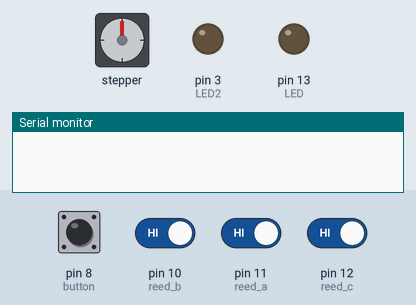
A sketch run on a simulated Arduino Uno, built with avr-gcc and run on an emulated ATmega328P. On the bench: stepper motor, output pins drawn as LEDs (lit = HIGH), the last lines printed to the serial monitor. Wiring (inferred from the names in the program): stepper motor (2048 steps per turn assumed): coils pin 4, pin 5, pin 6, pin 7. Dashed ring = blinking. Inputs (shaded band) come from the test bench; at power-on: pin 10 (reed_b), pin 11 (reed_a), pin 12 (reed_c) HIGH, pin 8 (button) LOW. Pins used as bus, display or sensor lines are not drawn.

Above: at 1.2 s.
1.3 s: pin 11 (reed_a) driven LOW
At 1.7 s:
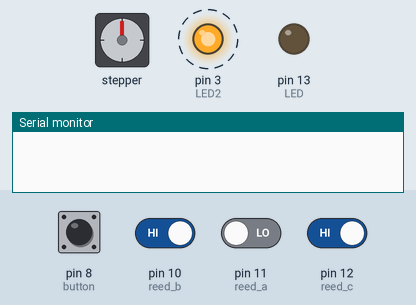
4.3 s: pin 8 (button) pulled HIGH for 0.15 s
At 6.2 s:
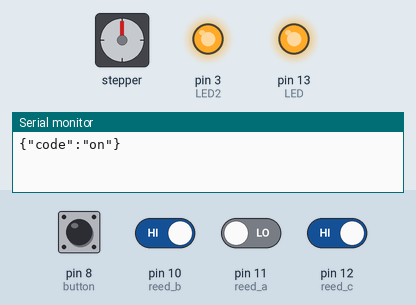
10.4 s: pin 10 (reed_b) driven LOW
13.4 s: pin 8 (button) pulled HIGH for 1 s
At 17.3 s:
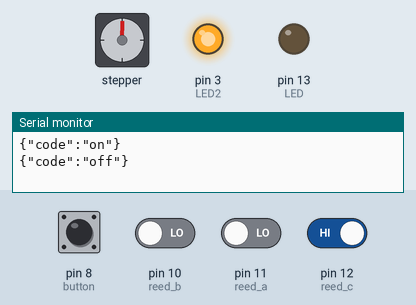
17.4 s: pin 12 (reed_c) driven LOW
Timing chart, 0 to 41.3 s (numbered marks = the images above; inputs shaded):
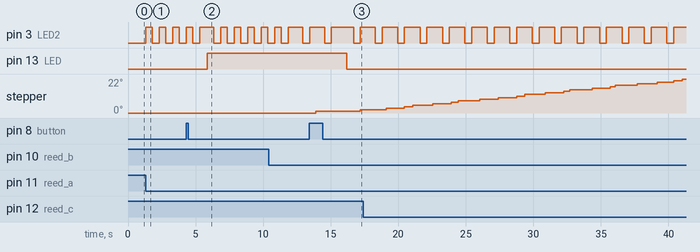

Measured:
- after the input at 1.3 s, pin 3 (LED2): alternates HIGH for 0.50 s and LOW for 0.50 s, starting at once
- after the input at 4.3 s, pin 13 (LED): LOW → HIGH after 1.6 s
- after the input at 13.4 s, pin 13 (LED): HIGH → LOW after 2.8 s

The sketch:

ReedMotor.ino
```cpp
//Test 1
const int LED = 13;
const int LED2 = 3;
const int button = 8; //ボタンが接続されているピン
const int reed_a = 11; //リードセンサーが接続されているピン
const int reed_b = 10; //リードセンサーが接続されているピン
const int reed_c = 12; //リードセンサーが接続されているピン
int blink_time_a = 0;
int blink_time_b = 0;
int blink_time_c = 0;


int val = 0; //入力ピンの情報がここに格納される
int reed_val_a = 0; //入力ピンの情報がここに格納される
int reed_val_b = 0; //入力ピンの情報がここに格納される
int reed_val_c = 0; //入力ピンの情報がここに格納される
int old_val = 0; //以前のvalの値を保存しておく
int state = 0; //LEDの状態（０でオフ、１でオン）
char trans[20]; // 数字（文字列）の送信用配列
char recv[10]; // 数字（文字列）の受信用配列

int pinP1 = 4; // DIGITALの4番    : WHITE
int pinP2 = 5; // DIGITALの5番    : RED
int pinP1B = 6; // DIGITALの6番   : YELLOW
int pinP2B = 7; // DIGITALの7番   : GREEN
int count = 0; //回転のカウント

void setup()
{
  pinMode(LED, OUTPUT); //arduinoの出力がLEDだと定義
  pinMode(LED2, OUTPUT); //arduinoの出力がLED2だと定義
  pinMode(button, INPUT); //buttonは入力として設定
  pinMode(reed_a, INPUT); //reedは入力として設定
  pinMode(reed_b, INPUT); //reedは入力として設定
  pinMode(reed_c, INPUT); //reedは入力として設定
  pinMode(pinP1, OUTPUT); // 出力に設定
  pinMode(pinP2, OUTPUT); // 出力に設定
  pinMode(pinP1B, OUTPUT); // 出力に設定
  pinMode(pinP2B, OUTPUT); // 出力に設定
  // シリアル通信速度
  Serial.begin(9600);
}

void loop()
{
  val = digitalRead(button); //入力を読み取り、valに格納
  reed_val_a = digitalRead(reed_a); //入力を読み取り、valに格納
  reed_val_b = digitalRead(reed_b); //入力を読み取り、valに格納
  reed_val_c = digitalRead(reed_c); //入力を読み取り、valに格納

  if(reed_val_a == LOW){
    digitalWrite(LED2, HIGH);
    //Serial.print("ok");
    delay(500);
    digitalWrite(LED2, LOW);
    delay(500);
    digitalWrite(LED2, HIGH);
  }
  if(reed_val_a == HIGH){
   digitalWrite(LED2, LOW);
  }

  if(reed_val_b == LOW){
   //Stepping motor
   if(blink_time_b < 50){
   step2(150);  // 15ミリごと
   blink_time_b++;
   }
  }

  if(reed_val_c == LOW){
   //Stepping motor
   if(blink_time_c < 100){
   step2(15);  // 15ミリごと
   blink_time_c++;
   }
  }

  //入力がHighか否か、スイッチが押されるたびに一度だけ実行される
  if ((val == HIGH) && (old_val == LOW)){
  state = 1 - state;
  //ON
  if(state == 1){
  //Serial.print("ON");
  //Serial.println("");
  //シリアル送信のjsonデータ生成
         memset(trans, 0, 20);
         char *json = &trans[0];
         char *message = "\"on\"";
         sprintf(json, "{\"code\":%s}",message);
         Serial.println(json);
         delay(50);
  }
  //OFF
  if(state == 0){
  //Serial.print("OFF");
  //Serial.println("");
  //シリアル送信のjsonデータ生成
         memset(trans, 0, 20);
         char *json = &trans[0];
         char *message = "\"off\"";
         sprintf(json, "{\"code\":%s}",message);
         Serial.println(json);
         delay(50);
  }
  delay(500);
  }
  old_val = val;
  if (state == 1){
    digitalWrite(LED, HIGH);
  } else {
    //digitalWrite(LED2, LOW);
    digitalWrite(LED, LOW); //LED off
  }

  // シリアルからのデータ受信
  memset(recv, 0, 10);
  char *p = &recv[0];
  recvStr(p);
  if(p > 0){
  Serial.print(p);
//    digitalWrite(LED2, HIGH);
  }
/*  if (strcmp("1", p) == 0) { //"on"だとだめ
    digitalWrite(LED2, HIGH);
  } else if (strcmp("2", p) == 0) { //"off"だとだめ
    digitalWrite(LED2, LOW);
  }
*/


}

// データ受信
void recvStr(char *buf)
{
  int i = 0;
  char c;
  while (Serial.available()) {
      c = Serial.read();
      buf[i] = c;
      i++;
  }
}

void step2(int dtime)
{
  // 初期設定 + first step
  digitalWrite(pinP1, HIGH);
  digitalWrite(pinP2, LOW);
  digitalWrite(pinP1B, LOW);
  digitalWrite(pinP2B, HIGH);
  delay(dtime);

  // second step
  digitalWrite(pinP2B, LOW);
  digitalWrite(pinP2, HIGH);
  delay(dtime);

  // third step
  digitalWrite(pinP1, LOW);
  digitalWrite(pinP1B, HIGH);
  delay(dtime);

  // forth step
  digitalWrite(pinP2, LOW);
  digitalWrite(pinP2B, HIGH);
  delay(dtime);
}
```
